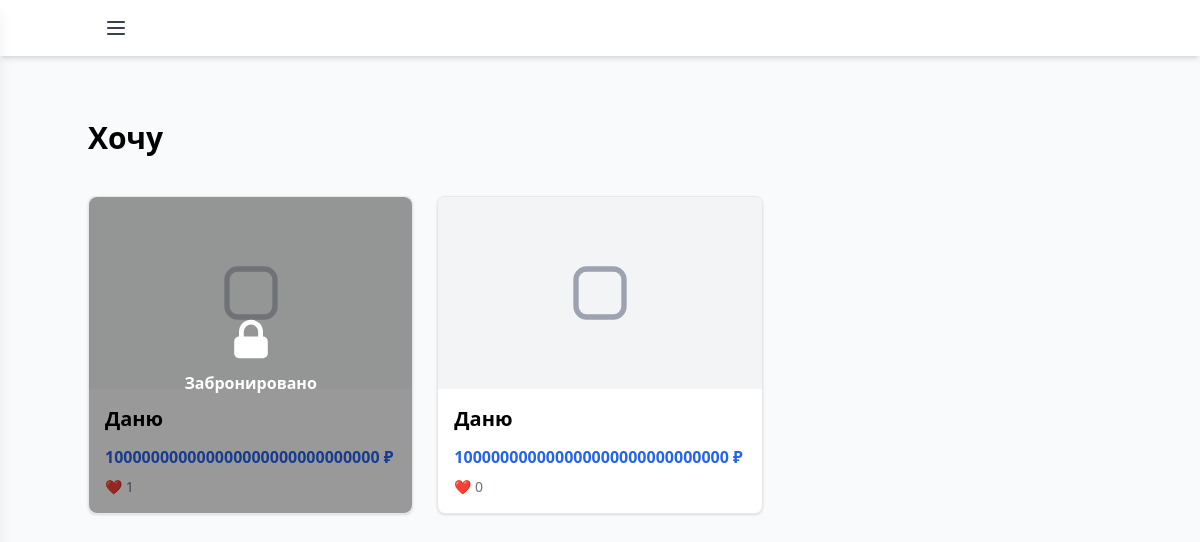
/wishlist/3/, run on the app's committed database.
### wishlist/models.py (models this page shows, shortened)
class Wishlist(models.Model):
    user = models.ForeignKey(User, on_delete=models.CASCADE)
    title = models.CharField(max_length=200)
    description = models.TextField()
    created_at = models.DateTimeField(auto_now_add=True)
    likes = models.IntegerField(default=0)

class Wish(models.Model):
    wishlist = models.ForeignKey(Wishlist, on_delete=models.CASCADE)
    item_name = models.CharField(max_length=200)
    item_description = models.TextField()
    item_url = models.URLField()
    item_price = models.FloatField()
    item_image = models.ImageField(upload_to="images/", null=True, blank=True)
    created_at = models.DateTimeField(auto_now_add=True)
    @property
    def is_reserved(self):
        return hasattr(self, 'wishreserved_set') and self.wishreserved_set.exists()

### wishlist/views.py (the view)
# urls.py: path("wishlist/<int:wishlist_id>/", views.wishlist_detail, name="wishlist_detail"),
def wishlist_detail(request, wishlist_id):
    try:
        wishlist = Wishlist.objects.get(id=wishlist_id)
        wishes = Wish.objects.filter(wishlist=wishlist).annotate(
            favorites_count=Count('wishfav')
        )
        if request.user.is_authenticated:
            for wish in wishes:
                wish.is_favorite = WishFav.objects.filter(
                    wish=wish,
                    user=request.user
                ).exists()
        return render(request, "wishlist_item.html", {
            "wishlist": wishlist,
            "wishes": wishes
        })
    except Wishlist.DoesNotExist:
        return HttpResponse("Wishlist not found", status=404)

### wishlist/templates/wishlist_item.html (shortened to what this page needs)
{% extends 'base.html' %}
{% block content %}
<script src="https://cdn.tailwindcss.com"></script>
<div class="max-w-5xl mx-auto py-8">
    <div class="flex justify-between items-start mb-8">
        <div>
            <h1 class="text-3xl font-bold mb-2">{{ wishlist.title }}</h1>
        </div>
    </div>
    <div class="grid grid-cols-1 sm:grid-cols-2 md:grid-cols-3 gap-6">
        {% for item in wishes %}
        <div class="block bg-white rounded-lg shadow hover:shadow-lg transition cursor-pointer border border-gray-200 hover:border-blue-400 relative"
            onclick="openItemModal({{ item.id }})"
            data-item='{
                "name": "{{ item.item_name|escapejs }}",
                "desc": "{{ item.item_description|escapejs }}",
                "price": "{{ item.item_price|default_if_none:"" }}",
                "link": "{{ item.item_url|default_if_none:""|escapejs }}",
                "image": "{% if item.item_image %}{{ item.item_image.url }}{% endif %}",
                "is_reserved": "{{ item.is_reserved|default:False }}",
                "reserved_by_me": "{{ item.reserved_by_me|default:False }}"
            }'>
            {% if item.is_reserved %}
            <div class="absolute inset-0 bg-black bg-opacity-40 rounded-lg z-10 flex items-center justify-center">
                <div class="text-white text-center">
                    <svg class="w-12 h-12 mx-auto mb-2" fill="currentColor" viewBox="0 0 20 20">
                        <path fill-rule="evenodd" d="M5 9V7a5 5 0 0110 0v2a2 2 0 012 2v5a2 2 0 01-2 2H5a2 2 0 01-2-2v-5a2 2 0 012-2zm8-2v2H7V7a3 3 0 016 0z" clip-rule="evenodd"/>
                    </svg>
                    <span class="font-semibold">Забронировано</span>
                </div>
            </div>
            {% endif %}
            {% if item.item_image %}
            <img src="{{ item.item_image.url }}" alt="{{ item.item_name }}"
                class="w-full h-48 object-cover rounded-t-lg {% if item.is_reserved %}opacity-70{% endif %}">
            {% else %}
            <div class="w-full h-48 bg-gray-100 flex items-center justify-center rounded-t-lg text-gray-400 text-6xl {% if item.is_reserved %}opacity-70{% endif %}">
                <svg xmlns="http://www.w3.org/2000/svg" class="h-16 w-16" fill="none" viewBox="0 0 24 24"
                    stroke="currentColor">
                    <path stroke-linecap="round" stroke-linejoin="round" stroke-width="2"
                        d="M3 7v10a4 4 0 004 4h10a4 4 0 004-4V7a4 4 0 00-4-4H7a4 4 0 00-4 4z" />
                </svg>
            </div>
            {% endif %}
            <div class="p-4">
                <h2 class="text-xl font-semibold mb-1 truncate">{{ item.item_name }}</h2>
                {% if item.item_price %}
                <div class="text-blue-600 font-bold mb-1">{{ item.item_price }} ₽</div>
                {% endif %}
                <div class="flex justify-between items-center mt-2">
                    <div class="text-gray-500 text-sm">
                        <span>❤️ {{ item.favorites_count }}</span>
                    </div>
                </div>
            </div>
        </div>
        {% empty %}
        <div class="col-span-3 text-center text-gray-400 py-12">Вишлист пуст</div>
        {% endfor %}
    </div>
</div>
{% endblock %}

### data on the page
Wishlist: title "Хочу"
Wish: shows "Забронировано", item_name "Даню", item_price "100000000000000000000000000000", favorites_count "1"
Wish: item_name "Даню", item_price "100000000000000000000000000000", favorites_count "0"
